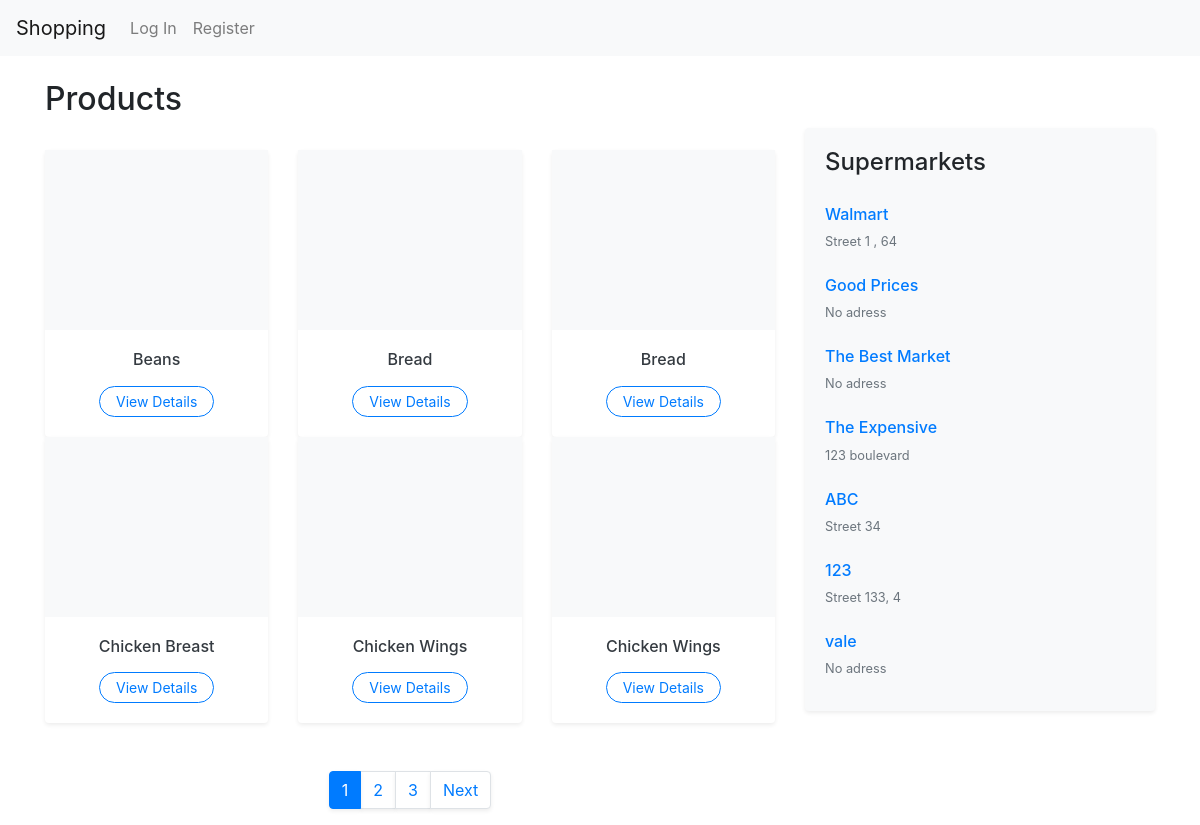
The page / on the database its author committed.
### listsapp/models.py (models this page shows, shortened)
class Product(models.Model):
    name = models.CharField(max_length=100)
    picture = models.URLField(blank=True, null=True)
    unity = models.CharField(max_length=50)

class User(AbstractUser):
    is_supermarket = models.BooleanField(default=False)
    address = models.CharField(max_length=255, blank=True, null=True)

### listsapp/views.py (the view)
# urls.py: path("", views.index, name="index"),
def index(request):
    supermarkets = User.objects.filter(is_supermarket=True)
    product_list = Product.objects.all().order_by("name")
    paginator = Paginator(product_list, 6)
    page_number = request.GET.get("page")
    products = paginator.get_page(page_number)
    if request.headers.get('x-requested-with') == 'XMLHttpRequest':
        html = render_to_string("listsapp/includes/product_list_partial.html", {'products': products}, request=request)
        return JsonResponse({'html': html})
    listuser = None
    if request.user.is_authenticated and not request.user.is_supermarket:
        listuser = List.objects.filter(user=request.user)
    return render(request, "listsapp/index.html", {
        "supermarkets": supermarkets,
        "list": listuser,
        "products": products
    })

### listsapp/templates/listsapp/index.html (shortened to what this page needs)
{% extends "listsapp/layout.html" %}
{% block body %}
<div class="container mt-4">
    <div class="row">
        <div class="col-lg-8">
            <div class="d-flex justify-content-between align-items-center mb-4">
                <h2 class="fw-bold">Products</h2>
            </div>
            <div id="product-container">
                {% include "listsapp/includes/product_list_partial.html" %}
            </div>
        </div>
        <div class="col-lg-4 mt-5">
            <div class="card shadow-sm mb-4 border-0 bg-light">
                <div class="card-body">
                    <h4 class="card-title fw-bold mb-3">Supermarkets</h4>
                    <div class="list-group list-group-flush">
                        {% for sup in supermarkets %}
                            <a href="{% url 'supermarketpage' sup.id %}" class="list-group-item list-group-item-action bg-transparent border-0 px-0">
                                <div class="d-flex w-100 justify-content-between align-items-center">
                                    <h6 class="mb-1 text-primary">{{ sup.username }}</h6>
                                </div>
                                {% if sup.address %}
                                    <small class="text-muted"> {{ sup.address|truncatechars:30 }}</small>
                                {% else %}
                                    <small class="text-muted">No adress</small>
                                {% endif %}
                            </a>
                        {% empty %}
                            <p class="text-muted">No supermarkets found.</p>
                        {% endfor %}
                    </div>
                </div>
            </div>
        </div>
    </div>
</div>
{% endblock %}

### listsapp/templates/listsapp/includes/product_list_partial.html (shortened to what this page needs)
<div class="row row-cols-1 row-cols-md-3 g-4">
    {% for prod in products %}
    <div class="col">
        <div class="card h-100 border-0 shadow-sm hover-shadow transition">
            {% if prod.picture %}
                <img src="{{ prod.picture.url }}" class="card-img-top p-3" alt="{{ prod.name }}" style="height: 180px; object-fit: contain;">
            {% else %}
                <div class="bg-light d-flex align-items-center justify-content-center" style="height: 180px;">
                </div>
            {% endif %}
            <div class="card-body text-center">
                <h6 class="card-title mb-3">
                    <a href="{% url 'productpage' prod.id %}" class="text-decoration-none text-dark fw-bold">
                        {{ prod.name }}
                    </a>
                </h6>
                <a href="{% url 'productpage' prod.id %}" class="btn btn-sm btn-outline-primary rounded-pill px-3">View Details</a>
            </div>
        </div>
    </div>
    {% empty %}
        <div class="col-12 text-center py-5">
            <p class="text-muted">No products available.</p>
        </div>
    {% endfor %}
</div>
{% if products.paginator.num_pages > 1 %}
<nav class="mt-5">
  <ul class="pagination justify-content-center">
    {% for num in products.paginator.page_range %}
        {% if products.number == num %}
            <li class="page-item active"><span class="page-link shadow-sm">{{ num }}</span></li>
        {% elif num > products.number|add:'-3' and num < products.number|add:'3' %}
            <li class="page-item"><a class="page-link shadow-sm" href="?page={{ num }}">{{ num }}</a></li>
        {% endif %}
    {% endfor %}
    {% if products.has_next %}
      <li class="page-item">
        <a class="page-link shadow-sm" href="?page={{ products.next_page_number }}">Next</a>
      </li>
    {% endif %}
  </ul>
</nav>
{% endif %}

### rows shown on the page
Product: name "Beans"
Product: name "Bread"
Product: name "Bread"
Product: name "Chicken Breast"
Product: name "Chicken Wings"
Product: name "Chicken Wings"
User: username "Walmart", address "Street 1 , 64"
User: username "Good Prices", shows "No adress"
User: username "The Best Market", shows "No adress"
User: username "The Expensive", address "123 boulevard"
User: username "ABC", address "Street 34"
User: username "123", address "Street 133, 4"
User: username "vale", shows "No adress"

### other values the page prints
{{ num }} "1"
{{ num }} "2" "3"
